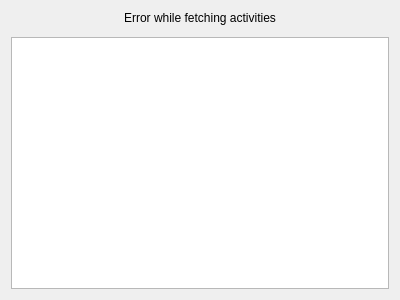
<?xml version="1.0" encoding="UTF-8"?>
<ui version="4.0">
 <class>OCC::FileActivityDialog</class>
 <widget class="QDialog" name="OCC::FileActivityDialog">
  <property name="geometry">
   <rect>
    <x>0</x>
    <y>0</y>
    <width>400</width>
    <height>300</height>
   </rect>
  </property>
  <property name="windowTitle">
   <string>Dialog</string>
  </property>
  <layout class="QVBoxLayout" name="verticalLayout">
   <item>
    <widget class="QLabel" name="errorLabel">
     <property name="text">
      <string>Error while fetching activities</string>
     </property>
     <property name="alignment">
      <set>Qt::AlignCenter</set>
     </property>
    </widget>
   </item>
   <item>
    <layout class="QHBoxLayout" name="progressIndicatorLayout">
     <property name="spacing">
      <number>0</number>
     </property>
     <property name="sizeConstraint">
      <enum>QLayout::SetDefaultConstraint</enum>
     </property>
     <property name="topMargin">
      <number>0</number>
     </property>
     <item>
      <spacer name="horizontalSpacer">
       <property name="orientation">
        <enum>Qt::Horizontal</enum>
       </property>
       <property name="sizeHint" stdset="0">
        <size>
         <width>40</width>
         <height>0</height>
        </size>
       </property>
      </spacer>
     </item>
     <item>
      <widget class="QProgressIndicator" name="progressIndicator" native="true"/>
     </item>
     <item>
      <spacer name="horizontalSpacer_2">
       <property name="orientation">
        <enum>Qt::Horizontal</enum>
       </property>
       <property name="sizeHint" stdset="0">
        <size>
         <width>40</width>
         <height>0</height>
        </size>
       </property>
      </spacer>
     </item>
    </layout>
   </item>
   <item>
    <widget class="QListView" name="activityListView"/>
   </item>
  </layout>
 </widget>
 <customwidgets>
  <customwidget>
   <class>QProgressIndicator</class>
   <extends>QWidget</extends>
   <header>QProgressIndicator.h</header>
   <container>1</container>
  </customwidget>
 </customwidgets>
 <resources/>
 <connections/>
</ui>
